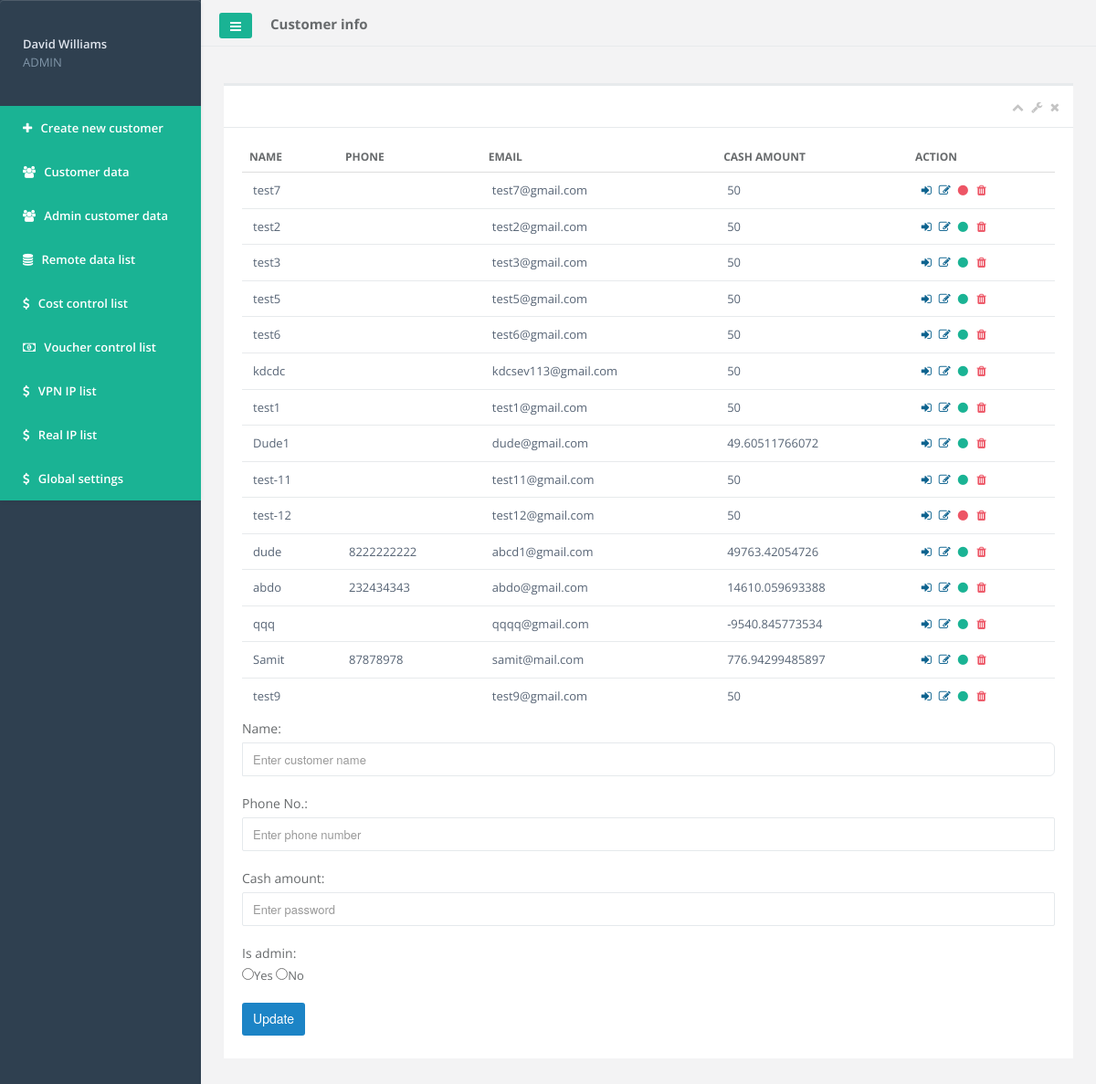
Before: /admin/cust_info.php (signed in) with the older database file.
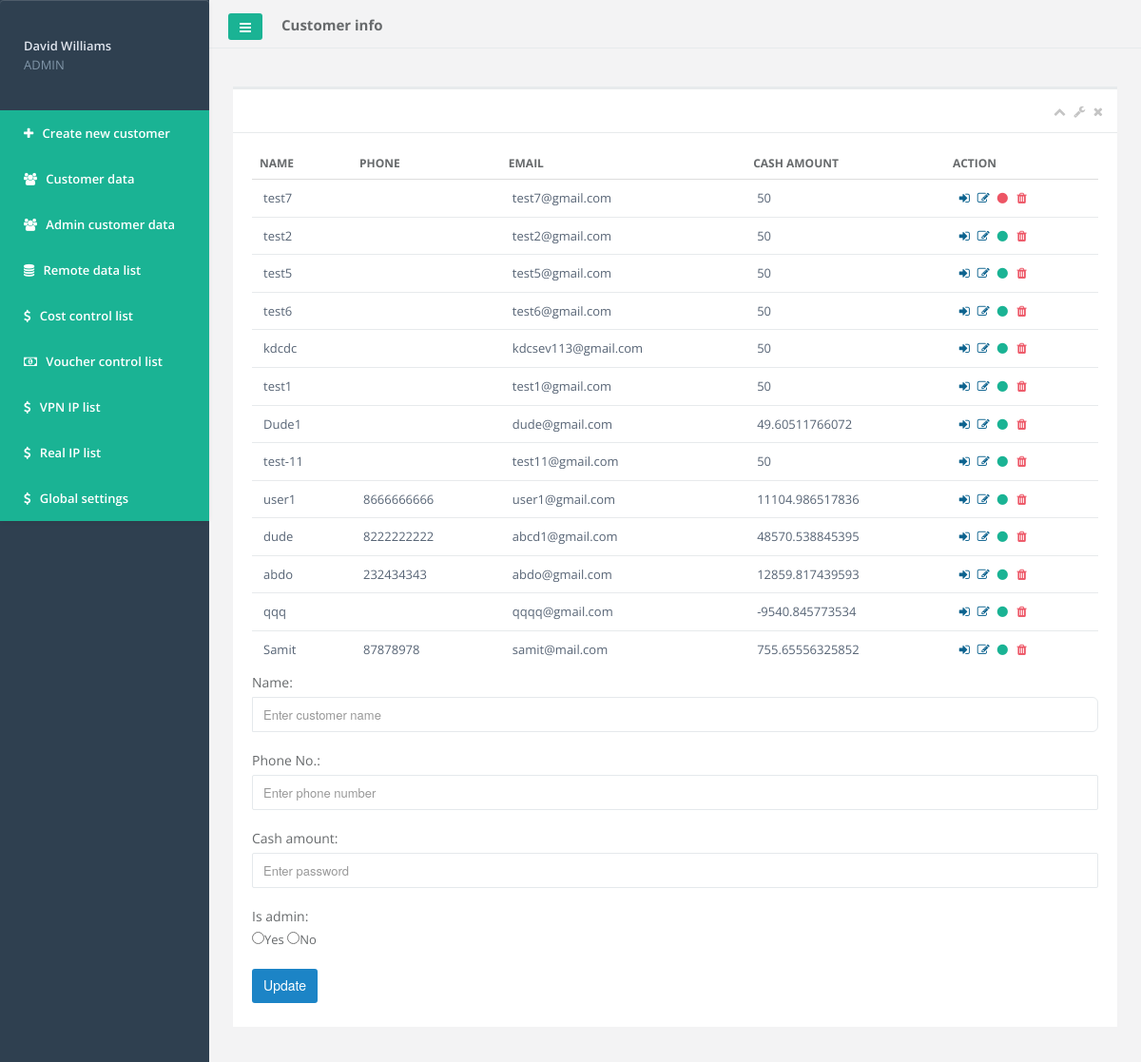
After: the same page with the newer database file.
### tables this page shows
CREATE TABLE IF NOT EXISTS `customers_data` (
  `customer_id` int(11) NOT NULL AUTO_INCREMENT,
  `name` varchar(100) NOT NULL,
  `display_name` text NOT NULL,
  `tag_id` text NOT NULL,
  `phone` varchar(10) NOT NULL,
  `remail` varchar(100) NOT NULL,
  `email` varchar(30) NOT NULL,
  `password` varchar(255) NOT NULL,
  `profile_image` text NOT NULL,
  `Cash_amount` double NOT NULL,
  `num_clouds` int(11) NOT NULL,
  `num_servers` int(11) NOT NULL,
  `num_clients` int(11) NOT NULL,
  `num_real_ip` int(11) NOT NULL,
  `num_internet_tunnel` int(11) NOT NULL,
  `subscription_date` timestamp NOT NULL DEFAULT CURRENT_TIMESTAMP ON UPDATE CURRENT_TIMESTAMP,
  `token` varchar(128) DEFAULT NULL,
  `plan_id` int(10) NOT NULL DEFAULT '1',
  `is_verfied` int(1) NOT NULL DEFAULT '0',
  `is_active` int(1) DEFAULT '0',
  `show_cost` int(10) NOT NULL DEFAULT '1',
  `login_type` varchar(100) NOT NULL DEFAULT 'normal',
  `is_admin` tinyint(1) NOT NULL DEFAULT '0',
  `last_checked` bigint(20) NOT NULL,
  `is_searchable` tinyint(4) NOT NULL DEFAULT '1',
  PRIMARY KEY (`customer_id`),
  UNIQUE KEY `email` (`email`)
);

### admin/cust_info.php (the view, shortened to what this page needs)
<?php include 'elements/admin_header.php';
?>
<div class="row border-bottom">
    <nav class="navbar navbar-static-top" role="navigation" style="margin-bottom: 0">
        <div class="navbar-header">
            <a class="navbar-minimalize minimalize-styl-2 btn btn-primary " href="#"><i class="fa fa-bars"></i> </a>
            <span class="sub-page-title">Customer info</span>
        </div>
    </nav>
</div>
<div class="wrapper wrapper-content animated fadeInRight">
    <div class="row">
        <div class="col-lg-12">
            <div class="ibox float-e-margins">
                <div class="ibox-title">
                    <div class="ibox-tools">
                        <a class="collapse-link">
                            <i class="fa fa-chevron-up"></i>
                        </a>
                        <a class="dropdown-toggle" data-toggle="dropdown" href="#">
                            <i class="fa fa-wrench"></i>
                        </a>
                        <a class="close-link">
                            <i class="fa fa-times"></i>
                        </a>
                    </div>
                </div>
                <div class="ibox-content">
                    <div id="" style=" min-height: 581px;">
                    <table class="footable table table-stripped toggle-arrow-tiny" data-page-size="8">
                        <thead>
                        <tr>
                            <th>Name</th>
                            <th>Phone</th>
                            <th data-hide="all">Email</th>
                            <th data-hide="all">Cash Amount</th>
                            <th>Action</th>
                        </tr>
                        </thead>
                        <tbody>
                                <?php $user_query=$db->query("SELECT * FROM `customers_data`");
                               while($user_query_array=$user_query->fetch_assoc()){ ?>
                                <tr id="cust_tr_<?php echo $user_query_array['customer_id'] ?>">
                                    <td><?php echo $user_query_array['name'] ?></td>
                                    <td><?php echo $user_query_array['phone'] ?></td>
                                    <td><?php echo $user_query_array['email'] ?></td>
                                    <td><?php echo $user_query_array['Cash_amount'] ?></td>
                                    <td>
                                        <a href="../request.php?request=login_as_user&id=<?php echo $user_query_array['customer_id'] ?>" class="login_as_user" target="_blank"><i class="fa fa-fw fa-sign-in"></i></a>
                                        <a href="javascript:void(0);" class="edit_user" data-id="<?php echo $user_query_array['customer_id'] ?>"><i class="fa fa-fw fa-pencil-square-o"></i></a>
                                        <a href="javascript:void(0);" class="active_user" data-id="<?php echo $user_query_array['customer_id'] ?>" data-val=<?php echo ($user_query_array['is_active']==1?0:1) ?>><?php echo ($user_query_array['is_active']==1?'<i class="fa fa-fw fa-circle text-navy"></i>':'<i class="fa fa-fw fa-circle text-danger"></i>') ?></a>
                                        <a href="javascript:void(0);" class="delete_user" data-id="<?php echo $user_query_array['customer_id'] ?>"><i class="fa fa-fw fa-trash text-danger"></i></a>
                                    </td>
                                </tr>
                                <?php } ?>
                        </tbody>
                    </table>
                        <form role="form" action="" method="post">
                            <div class="form-group" id="scroll_div">
                              <label for="email">Name:</label>
                              <input type="text" class="form-control" id="cname" name="name" placeholder="Enter customer name" required>
                            </div>
                            <div class="form-group">
                              <label for="pwd">Phone No.:</label>
                              <input type="text" class="form-control" id="cphone" name="phone" placeholder="Enter phone number" required>
                            </div>
                            <div class="form-group">
                              <label for="pwd">Cash amount:</label>
                              <input type="text" class="form-control" id="ccash" name="cash" placeholder="Enter password" required>
                            </div>
                            <div class="form-group">
                              <label for="pwd">Is admin:</label>
                              <input type="radio" class="" id="is_admin_1" value="1" name="is_admin" required>Yes
                              <input type="radio" class="" id="is_admin_0" value="0" name="is_admin" required>No
                            </div>
                            <button type="submit" class="btn btn-success">Update</button>
                          </form>
                        </div>
                </div>
            </div>
        </div>
    </div>
</div>
         <?php include 'elements/admin_footer.php';?>

### admin/elements/admin_head.php (shortened to what this page needs)
<!DOCTYPE html>
<html>
<head>
<link href="../assets/plugins/bootstrap-select2/select2.css" rel="stylesheet" type="text/css" media="screen"/>
<link href="../assets/plugins/jquery-datatable/css/jquery.dataTables.css" rel="stylesheet" type="text/css"/>
<link href="../assets/plugins/datatables-responsive/css/datatables.responsive.css" rel="stylesheet" type="text/css" media="screen"/>
<link href="../assets/plugins/jquery-superbox/css/style.css" rel="stylesheet" type="text/css" media="screen"/>
<link href="../assets/plugins/pace/pace-theme-flash.css" rel="stylesheet" type="text/css" media="screen"/>
<link href="../assets/plugins/bootstrapv3/css/bootstrap.min.css" rel="stylesheet" type="text/css"/>
<link href="../assets/plugins/bootstrapv3/css/bootstrap-theme.min.css" rel="stylesheet" type="text/css"/>
<link href="../assets/plugins/font-awesome/css/font-awesome.css" rel="stylesheet" type="text/css"/>
<link href="../assets/plugins/animate.min.css" rel="stylesheet" type="text/css"/>
<link href="../assets/plugins/jquery-scrollbar/jquery.scrollbar.css" rel="stylesheet" type="text/css"/>
<link href="../assets/css/jquery.notify.css" rel="stylesheet" type="text/css"/>
<link href="../assets/css/select2.min.css" rel="stylesheet" type="text/css"/>
<link href="../assets/css/bootstrap-editable.css" rel="stylesheet" type="text/css"/>
<link href="../assets/css/overlay-bootstrap.css" rel="stylesheet" type="text/css"/>
<link href="../webarch/css/webarch.css" rel="stylesheet" type="text/css"/>
<link href="../assets/css/custom.css" rel="stylesheet" type="text/css"/>
<link href="../webarch/css/style.css" rel="stylesheet">
<link rel="stylesheet" type="text/css" href="https://cdn.datatables.net/u/dt/dt-1.10.12/datatables.min.css"/>

### admin/elements/admin_sidebar.php (shortened to what this page needs)
<body>
    <div id="wrapper">
        <nav class="navbar-default navbar-static-side" role="navigation">
            <div class="sidebar-collapse">
                <ul id="side-menu" class="nav metismenu">
                <li class="nav-header">
                    <div class="dropdown profile-element">
                        <a href="#" class="dropdown-toggle" data-toggle="dropdown">
                            <span class="clear"> <span class="block m-t-xs"> <strong class="font-bold">David Williams</strong>
                             </span> <span class="text-muted text-xs block">ADMIN </span> </span> </a>
                    </div>
                </li>
                <li class="special_link">
                    <a href="javascript:void(0);" data-toggle="modal" data-target="#create_cust_modal"><i class="fa fa-plus"></i> <span class="nav-label">Create new customer</span></a>
                </li>
                <li class="special_link">
                    <a href="cust_info.php"><i class="fa fa-group"></i> <span class="nav-label">Customer data</span></a>
                </li>
                <li class="special_link">
                    <a href="cust_admin_info.php"><i class="fa fa-group"></i> <span class="nav-label">Admin customer data</span></a>
                </li>
                <li class="special_link">
                    <a href="remote_data.php"><i class="fa fa-database"></i> <span class="nav-label">Remote data list</span></a>
                </li>
                <li class="special_link">
                    <a href="cost_ctrl.php"><i class="fa fa-dollar"></i> <span class="nav-label">Cost control list</span></a>
                </li>
                <li class="special_link">
                    <a href="voucher_ctrl.php"><i class="fa fa-money"></i> <span class="nav-label">Voucher control list</span></a>
                </li>
                <li class="special_link">
                    <a href="vpn_ip.php"><i class="fa fa-dollar"></i> <span class="nav-label">VPN IP list</span></a>
                </li>
                <li class="special_link">
                    <a href="real_ip.php"><i class="fa fa-dollar"></i> <span class="nav-label">Real IP list</span></a>
                </li>
				 <li class="special_link">
                    <a href="global_settings.php"><i class="fa fa-dollar"></i> <span class="nav-label">Global settings</span></a>
                </li>
            </ul>
            </div>
        </nav>

### admin/elements/admin_header.php (shortened to what this page needs)
<?php
include 'elements/admin_head.php';
include 'elements/admin_sidebar.php';
?>
<div id="page-wrapper" class="gray-bg dashbard-1">

### admin/elements/admin_footer.php (shortened to what this page needs)
        </div>
    </div>
</body>
</html>

Changed rows visible on the page:
removed customers_data: name "test3", email "test3@gmail.com", Cash_amount "50", is_active 1 (drawn)
removed customers_data: name "test-12", email "test12@gmail.com", Cash_amount "50", is_active 0 (drawn)
removed customers_data: name "test9", email "test9@gmail.com", Cash_amount "50", is_active 1 (drawn)
added customers_data: name "user1", phone "8666666666", email "user1@gmail.com", Cash_amount "11104.986517836", is_active 1 (drawn)
changed customers_data "dude": Cash_amount "49763.42054726" → "48570.538845395"
changed customers_data "abdo": Cash_amount "14610.059693388" → "12859.817439593"
changed customers_data "Samit": Cash_amount "776.94299485897" → "755.65556325852"
